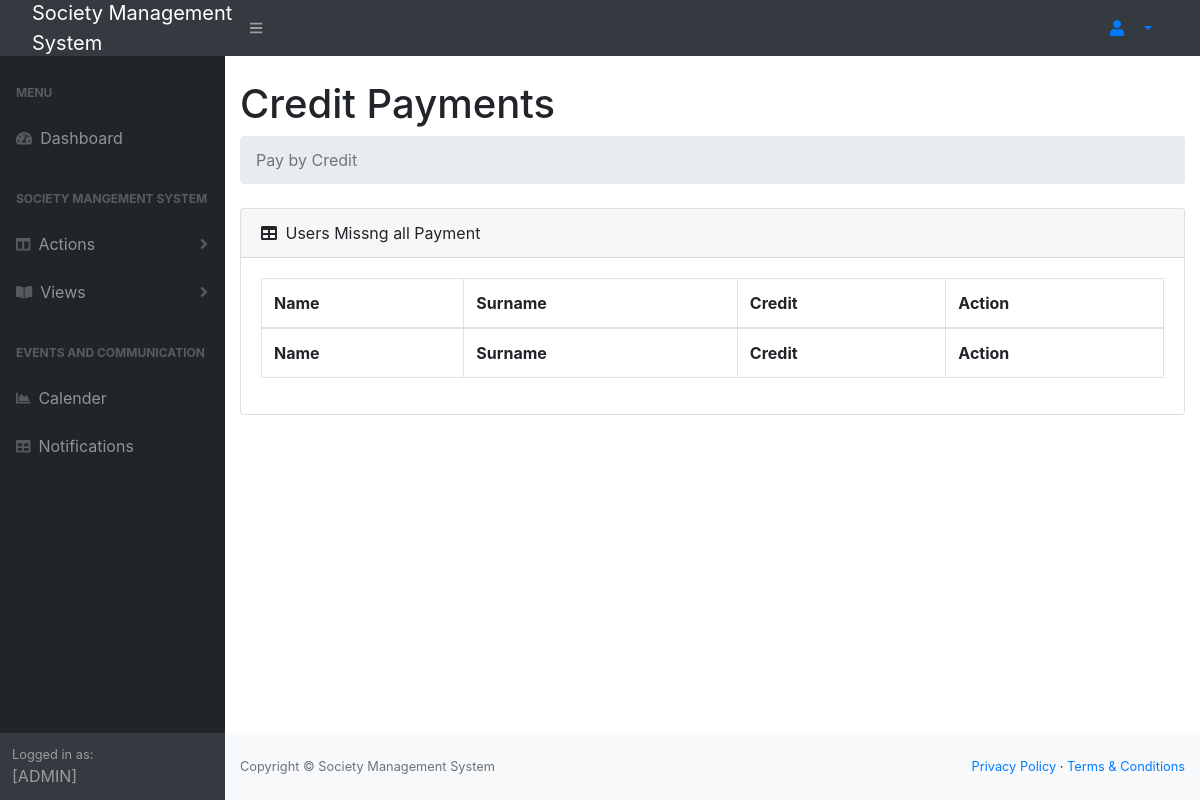
The app's page /credit.php, older data.
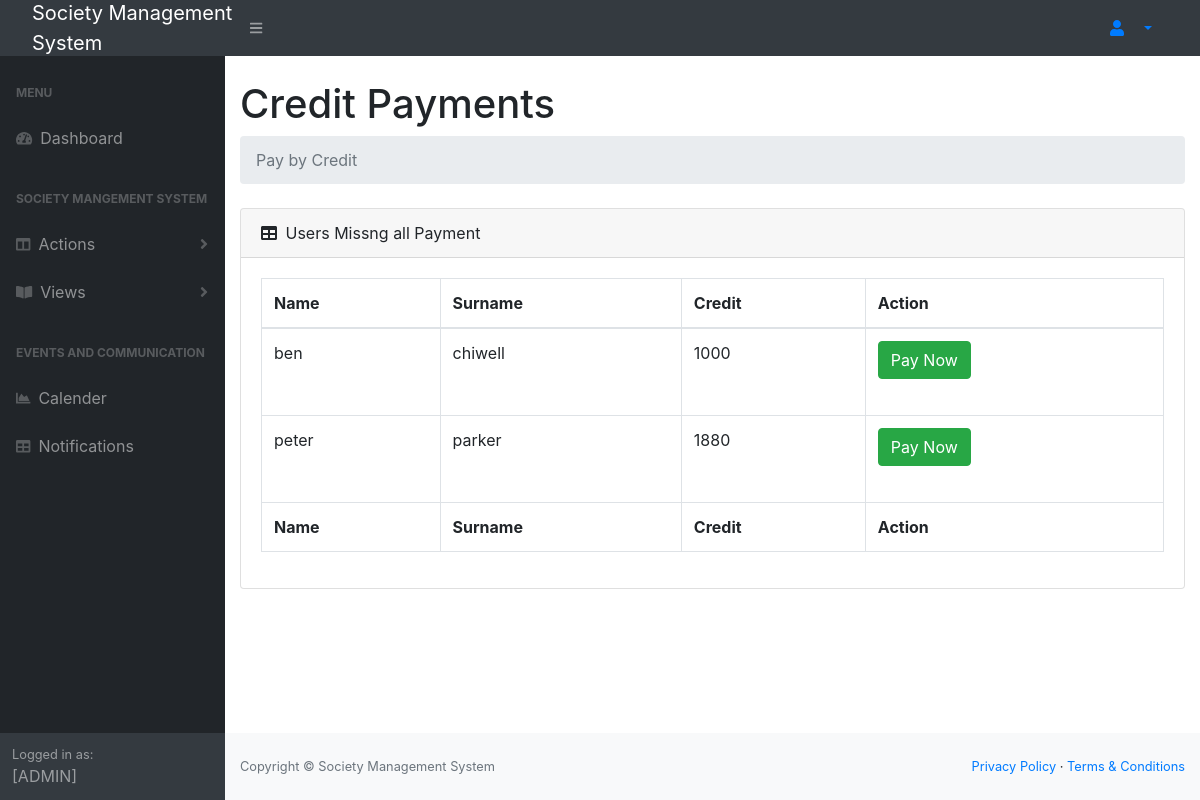
The same page, newer data.
### tables this page shows
CREATE TABLE `reserve` (
  `id` int(10) NOT NULL,
  `amount` varchar(15) NOT NULL,
  `memberId` varchar(10) NOT NULL
);

CREATE TABLE `member` (
  `memberId` int(10) NOT NULL,
  `name` varchar(25) NOT NULL,
  `surname` varchar(25) NOT NULL,
  `id` varchar(15) NOT NULL,
  `cell_no` varchar(12) NOT NULL,
  `status` varchar(15) NOT NULL,
  `start_date` varchar(10) NOT NULL,
  `gender` varchar(10) NOT NULL,
  `user_id` int(10) NOT NULL
);

### credit.php (the view, shortened to what the changed rows need)
<?php
include("connection.php");
mysqli_query($con, "DELETE FROM reserve WHERE amount = '0' ");
?>
<!DOCTYPE html>
<html lang="en">
    <head>
        <link href="css/styles.css" rel="stylesheet" />
        <link href="https://cdn.datatables.net/1.10.20/css/dataTables.bootstrap4.min.css" rel="stylesheet" />
        <link rel="stylesheet" href="//stackpath.bootstrapcdn.com/bootstrap/4.3.1/css/bootstrap.min.css" crossorigin=anonymous>
    </head>
    <body class="sb-nav-fixed">
        <div id="layoutSidenav">
            <div id="layoutSidenav_content">
                <main>
                    <div class="container-fluid">
                        <h1 class="mt-4">Credit Payments</h1>
                        <div class="card mb-4">
                            <div class="card-body">
                                <div class="table-responsive">
                                    <table class="table table-bordered" id="dataTable" width="100%" cellspacing="0">
                                        <thead>
                                            <tr>
                                            <th>Name</th>
                                                <th>Surname</th>
                                                <th>Credit</th>
                                                <th>Action</th>
                                            </tr>
                                        </thead>
                                        <tfoot>
                                            <tr>
                                                <th>Name</th>
                                                <th>Surname</th>
                                                <th>Credit </th>
                                                <th>Action</th>
                                            </tr>
                                        </tfoot>
                                        <tbody>
                                             <?php
                                               $payQuery = "SELECT member.memberId,member.name,member.surname,reserve.amount
                                                            FROM member,reserve
                                                            WHERE member.memberId= reserve.memberId";
                                               $payment = mysqli_query($con,$payQuery);
                                               while($data = mysqli_fetch_array($payment))
                                               {
                                                   $name = $data['name'];
                                                   $surname = $data['surname'];
                                                   $credit = $data['amount'];
                                               ?>
                                               <tr>
                                                    <td> <?php echo $name;  ?>  </td>
                                                    <td> <?php echo $surname;  ?> </td>
                                                    <td> <?php echo $credit;  ?> </td>
                                                    <div class="text-center">
                                                   <td>  <a href="" class="btn btn-success btn-rounded mb-4" data-toggle="modal" data-target="#modalLoginForm2">Pay Now</a>
                                                  </td>
                                                </div>
                                                </tr>
                                               <?php
                                               }
                                              ?>
                                        </tbody>
                                    </table>
                                </div>
                            </div>
                        </div>
                    </div>
                </main>
            </div>
        </div>
    </body>
</html>

Row changes from the older to the newer data that the page shows:
added reserve: memberId.name "ben", memberId.surname "chiwell", amount "1000"
added reserve: memberId.name "peter", memberId.surname "parker", amount "1880"
